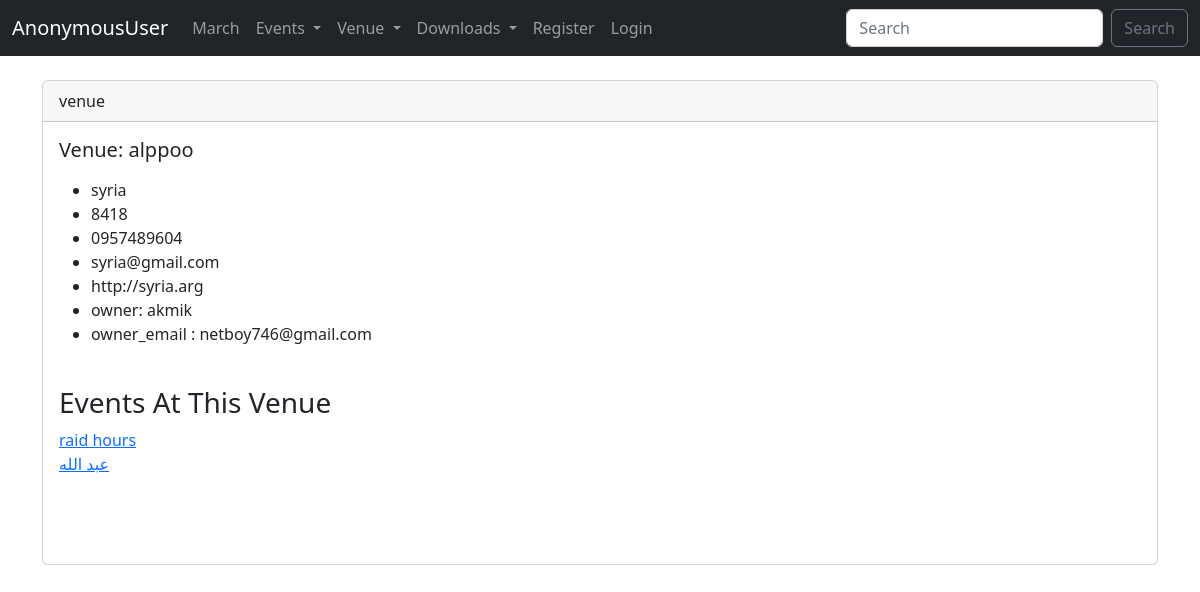
Screenshot of /show_venue/3 with the database file from the repository.
### events/models.py (models this page shows, shortened)
class Venue(models.Model):
	name = models.CharField("Venue Name", max_length=120)
	address = models.CharField(max_length=300)
	zip_code = models.CharField("Zip Code", max_length=15)
	phone = models.CharField("Contact Phone", max_length=25)
	web = models.URLField("Website Address")
	email_address = models.EmailField("Email")
	owner = models.IntegerField('Venue Owner', blank=False, default=1)
	venue_image = models.ImageField(null=True, blank=True, upload_to='images/')
	class Meta: # Go to admin site
		verbose_name_plural = ('Test')
		verbose_name = ('Postion')
		ordering = ('-name',)
	def __str__(self):
		return self.name

class Event(models.Model):
	name = models.CharField("Event Name", max_length = 120)
	event_date = models.DateTimeField("Event Date")
	venue = models.ForeignKey(Venue, blank=True,null=True,on_delete=models.CASCADE)
	manager = models.ForeignKey(User, blank = True, null = True, on_delete = models.SET_NULL)
	attendees = models.ManyToManyField(MyClubUser, blank=True)
	description = models.TextField(blank=True)
	approved = models.BooleanField('Approved', default=False)
	def __str__(self):
		return self.name

### events/views.py (the view)
# urls.py: path("show_venue/<venue_id>", views.show_venue, name = "show_venue"),
def show_venue(request, venue_id): # click on link venue
	venue = Venue.objects.get(pk=venue_id)
	venue_owner = User.objects.get(pk=venue.owner)
	events = venue.event_set.all()
	return render(request, "events/show_venue.html",{
		"venue" : venue,
		"venue_owner" : venue_owner,
		'events' : events
		})

### events/templates/events/show_venue.html (shortened to what this page needs)
{% extends 'events/layout.html' %}
{% block body %}
	<div class="card">
  			<div class="card-header">venue</div>
  			<div class="card-body">
    			<h5 class="card-title">Venue: {{ venue }}</h5>
    			<p class="card-text">
					<ul>
						<li>{{ venue.address }}</li>
						<li>{{ venue.zip_code }}</li>
						<li>{{ venue.phone }}</li>
						<li>{{ venue.email_address }}</li>
						<li>{{ venue.web }}</li>
						<li>owner: {{ venue_owner }}</li>
						<li>owner_email : {{ venue_owner.email }}</li>
					</ul>
    			</p><br>
    			<h3>Events At This Venue</h3>
    			{% if events %}
				{% for event in events %}
					<a href="{% url 'events:show_event' event.id %}">{{ event }}</a><br>
				{% endfor %}
				<br>
				{% else %}
				No Events Schelduled At This Time.
				{% endif %}
  			</div>
  			<br><br>
		</div>
		<br>
{% endblock %}

### rows the page displays
Venue: name "alppoo", address "syria", zip_code "8418", phone "0957489604", email_address "syria@gmail.com", web "http://syria.arg"
Event: name "raid hours"
Event: name "عبد الله"

### other values shown
{{ user }} "AnonymousUser"
{{ venue_owner }} "akmik"
{{ venue_owner.email }} "netboy746@gmail.com"
